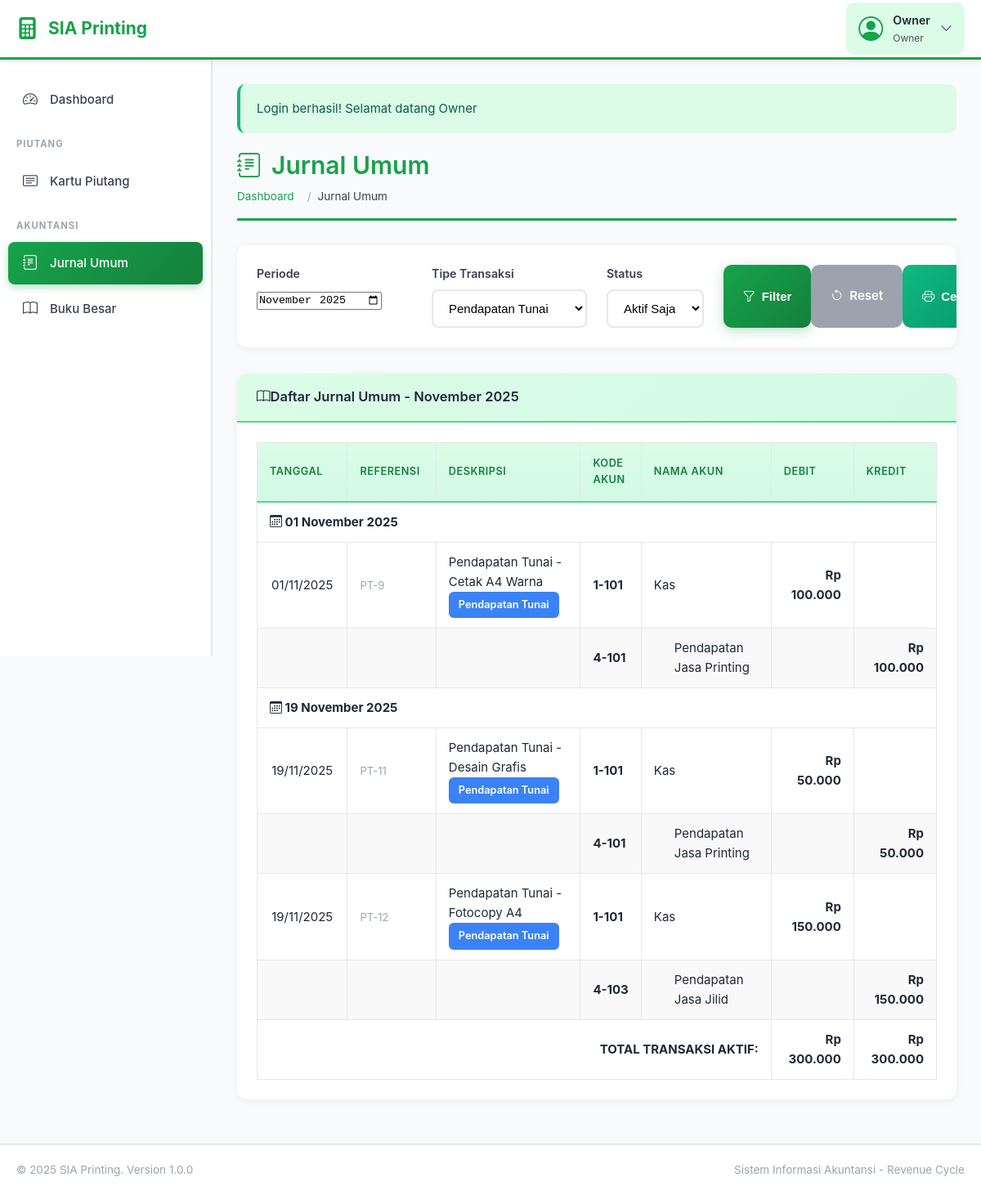
/jurnal-umum.php?tipe=Pendapatan Tunai (signed in), run on the app's committed database.
### tables this page shows
CREATE TABLE `jurnal_umum` (
  `id_jurnal` int(11) NOT NULL,
  `tanggal` date NOT NULL,
  `deskripsi` text NOT NULL,
  `id_akun_debit` int(11) NOT NULL,
  `id_akun_kredit` int(11) NOT NULL,
  `nominal` decimal(15,2) NOT NULL,
  `referensi` varchar(50) DEFAULT NULL,
  `tipe_transaksi` varchar(50) DEFAULT NULL,
  `is_void` tinyint(1) DEFAULT 0,
  `voided_by` int(11) DEFAULT NULL,
  `voided_at` timestamp NULL DEFAULT NULL,
  `void_reason` text DEFAULT NULL,
  `created_at` timestamp NOT NULL DEFAULT current_timestamp()
);

CREATE TABLE `master_akun` (
  `id_akun` int(11) NOT NULL,
  `kode_akun` varchar(20) NOT NULL,
  `nama_akun` varchar(100) NOT NULL,
  `tipe_akun` enum('1-Aktiva','2-Kewajiban','3-Modal','4-Pendapatan','5-Beban') NOT NULL,
  `saldo` decimal(15,2) DEFAULT 0.00,
  `created_at` timestamp NOT NULL DEFAULT current_timestamp()
);

### jurnal-umum.php (the view, shortened to what this page needs)
<?php
require_once 'config.php';
$bulan = isset($_GET['bulan']) ? $_GET['bulan'] : date('Y-m');
$tipe = isset($_GET['tipe']) ? $_GET['tipe'] : '';
$show_void = isset($_GET['show_void']) ? $_GET['show_void'] : '0';
$query = "SELECT ju.*,
          ma_debit.kode_akun as kode_debit, ma_debit.nama_akun as nama_debit,
          ma_kredit.kode_akun as kode_kredit, ma_kredit.nama_akun as nama_kredit,
          u.nama as voided_by_nama
          FROM jurnal_umum ju
          JOIN master_akun ma_debit ON ju.id_akun_debit = ma_debit.id_akun
          JOIN master_akun ma_kredit ON ju.id_akun_kredit = ma_kredit.id_akun
          LEFT JOIN users u ON ju.voided_by = u.id_user
          WHERE DATE_FORMAT(ju.tanggal, '%Y-%m') = '$bulan'";
if ($show_void == '0') {
    $query .= " AND ju.is_void = 0";
}
if ($tipe) {
    $query .= " AND ju.tipe_transaksi = '$tipe'";
}
$query .= " ORDER BY ju.tanggal ASC, ju.id_jurnal ASC";
$result = $conn->query($query);
include 'includes/header.php';
?>
<div class="page-title">
    <h1><i class="bi bi-journal-text me-2"></i>Jurnal Umum</h1>
    <nav aria-label="breadcrumb">
        <ol class="breadcrumb">
            <li class="breadcrumb-item"><a href="dashboard.php">Dashboard</a></li>
            <li class="breadcrumb-item active">Jurnal Umum</li>
        </ol>
    </nav>
</div>
<div class="card mb-4">
    <div class="card-body">
        <form method="GET" action="" class="row g-3">
            <div class="col-md-3">
                <label class="form-label">Periode</label>
                <input type="month" name="bulan" class="form-control" value="<?php echo $bulan; ?>">
            </div>
            <div class="col-md-3">
                <label class="form-label">Tipe Transaksi</label>
                <select name="tipe" class="form-select">
                    <option value="Pendapatan Tunai" <?php echo ($tipe == 'Pendapatan Tunai') ? 'selected' : ''; ?>>Pendapatan Tunai</option>
                </select>
            </div>
            <div class="col-md-2">
                <label class="form-label">Status</label>
                <select name="show_void" class="form-select">
                    <option value="0" <?php echo ($show_void == '0') ? 'selected' : ''; ?>>Aktif Saja</option>
                </select>
            </div>
            <div class="col-md-4 d-flex align-items-end">
                <button type="submit" class="btn btn-primary me-2">
                    <i class="bi bi-funnel me-1"></i>Filter
                </button>
                <a href="jurnal-umum.php" class="btn btn-secondary me-2">
                    <i class="bi bi-arrow-counterclockwise me-1"></i>Reset
                </a>
                <button type="button" onclick="window.print()" class="btn btn-success no-print">
                    <i class="bi bi-printer me-1"></i>Cetak
                </button>
            </div>
        </form>
    </div>
</div>
<div class="card">
    <div class="card-header d-flex justify-content-between align-items-center">
        <h5 class="mb-0">
            <i class="bi bi-book me-2"></i>Daftar Jurnal Umum
            <?php
            $nama_bulan = array(
                '01' => 'Januari', '02' => 'Februari', '03' => 'Maret', '04' => 'April',
                '05' => 'Mei', '06' => 'Juni', '07' => 'Juli', '08' => 'Agustus',
                '09' => 'September', '10' => 'Oktober', '11' => 'November', '12' => 'Desember'
            );
            $pecah_bulan = explode('-', $bulan);
            echo '- ' . $nama_bulan[$pecah_bulan[1]] . ' ' . $pecah_bulan[0];
            ?>
        </h5>
    </div>
    <div class="card-body">
        <div class="table-responsive">
            <table class="table table-bordered table-hover">
                <thead class="table-light">
                    <tr>
                        <th width="8%" class="text-center">Tanggal</th>
                        <th width="8%">Referensi</th>
                        <th width="20%">Deskripsi</th>
                        <th width="8%">Kode Akun</th>
                        <th width="18%">Nama Akun</th>
                        <th width="11%" class="text-end">Debit</th>
                        <th width="11%" class="text-end">Kredit</th>
                    </tr>
                </thead>
                <tbody>
                <?php
                if ($result->num_rows > 0):
                    $current_date = '';
                    $total_debit = 0;
                    $total_kredit = 0;
                    while ($row = $result->fetch_assoc()):
                        $is_void = $row['is_void'] == 1;
                        $row_class = $is_void ? 'table-danger' : '';
                        if ($current_date != $row['tanggal']) {
                            $current_date = $row['tanggal'];
                ?>
                        <tr class="table-secondary">
                            <td colspan="<?php echo can_edit() ? '8' : '7'; ?>" class="fw-bold">
                                <i class="bi bi-calendar3 me-2"></i>
                                <?php echo format_tanggal($row['tanggal']); ?>
                            </td>
                        </tr>
                <?php } ?>
                        <tr class="<?php echo $row_class; ?>">
                            <td class="text-center"><?php echo date('d/m/Y', strtotime($row['tanggal'])); ?></td>
                            <td>
                                <small class="text-muted"><?php echo $row['referensi']; ?></small>
                            </td>
                            <td>
                                <?php echo $row['deskripsi']; ?>
                                <?php if ($row['tipe_transaksi']): ?>
                                    <br><small class="badge bg-info"><?php echo $row['tipe_transaksi']; ?></small>
                                <?php endif; ?>
                            </td>
                            <td><strong><?php echo $row['kode_debit']; ?></strong></td>
                            <td><?php echo $row['nama_debit']; ?></td>
                            <td class="text-end fw-bold"><?php echo format_rupiah($row['nominal']); ?></td>
                            <td></td>
                        </tr>
                        <tr class="<?php echo $row_class; ?>" style="background-color: #f9f9f9;">
                            <td></td>
                            <td></td>
                            <td></td>
                            <td><strong><?php echo $row['kode_kredit']; ?></strong></td>
                            <td style="padding-left: 40px;"><?php echo $row['nama_kredit']; ?></td>
                            <td></td>
                            <td class="text-end fw-bold"><?php echo format_rupiah($row['nominal']); ?></td>
                        </tr>
                <?php
                        if (!$is_void) {
                            $total_debit += $row['nominal'];
                            $total_kredit += $row['nominal'];
                        }
                    endwhile;
                ?>
                    <tr class="table-primary">
                        <td colspan="5" class="text-end fw-bold">TOTAL TRANSAKSI AKTIF:</td>
                        <td class="text-end fw-bold"><?php echo format_rupiah($total_debit); ?></td>
                        <td class="text-end fw-bold"><?php echo format_rupiah($total_kredit); ?></td>
                    </tr>
                <?php endif; ?>
                </tbody>
            </table>
        </div>
    </div>
</div>
<?php include 'includes/footer.php'; ?>

### assets/css/style.css (style rules this page uses)
* { margin: 0; padding: 0; box-sizing: border-box; }
:root { --primary-green: #16a34a; --dark-green: #15803d; --light-green: #4ade80; --very-light-green: #dcfce7; --accent-blue: #3b82f6; --dark-blue: #1e40af; --white: #ffffff; --off-white: #f9fafb; --light-gray: #e5e7eb; --medium-gray: #9ca3af; --dark-gray: #374151; --text-dark: #1f2937; --danger: #ef4444; --warning: #f59e0b; --success: #10b981; }
html, body { font-family: -apple-system, BlinkMacSystemFont, "Segoe UI", Roboto, "Helvetica Neue", Arial, sans-serif; background: var(--off-white); color: var(--text-dark); line-height: 1.6; font-size: 15px; }
body { min-height: 100vh; }
a { text-decoration: none; color: var(--primary-green); }
h1, h2, h3, h4, h5, h6 { font-weight: 600; line-height: 1.3; color: var(--text-dark); }
h1 { font-size: 2rem; }
h5 { font-size: 1.1rem; }
small { font-size: 0.875rem; }
.form-label { display: block; margin-bottom: 8px; font-weight: 600; color: var(--dark-gray); font-size: 0.95rem; }
.btn { padding: 14px 24px; border: none; border-radius: 10px; font-size: 1rem; font-weight: 600; cursor: pointer; transition: all 0.3s ease; display: inline-flex; align-items: center; justify-content: center; gap: 8px; text-align: center; }
.btn-primary { background: linear-gradient(135deg, var(--primary-green), var(--dark-green)); color: var(--white); width: 100%; box-shadow: 0 4px 15px rgba(22, 163, 74, 0.3); }
.page-title { margin-bottom: 30px; padding-bottom: 15px; border-bottom: 3px solid var(--primary-green); }
.page-title h1 { color: var(--primary-green); margin-bottom: 8px; display: flex; align-items: center; gap: 12px; }
.breadcrumb { display: flex; gap: 8px; font-size: 0.9rem; color: var(--medium-gray); list-style: none; }
.breadcrumb-item { display: flex; align-items: center; gap: 8px; }
.breadcrumb-item::after { content: '/'; margin-left: 8px; }
.breadcrumb-item:last-child::after { content: ''; }
.breadcrumb-item.active { color: var(--dark-gray); }
.card { background: var(--white); border-radius: 12px; box-shadow: 0 2px 8px rgba(0, 0, 0, 0.06); margin-bottom: 24px; overflow: hidden; transition: all 0.3s ease; }
.card-header { padding: 18px 24px; background: linear-gradient(135deg, var(--very-light-green), #d1fae5); border-bottom: 2px solid var(--light-green); font-weight: 600; color: var(--dark-green); }
.card-body { padding: 24px; }
.row { display: flex; flex-wrap: wrap; margin: 0 -12px; }
.col-md-2 { flex: 0 0 16.666%; max-width: 16.666%; padding: 0 12px; }
.col-md-3 { flex: 0 0 25%; max-width: 25%; padding: 0 12px; }
.col-md-4 { flex: 0 0 33.333%; max-width: 33.333%; padding: 0 12px; }
.table-responsive { overflow-x: auto; }
.table { width: 100%; border-collapse: collapse; background: var(--white); }
.table thead th { background: linear-gradient(to bottom, var(--very-light-green), #d1fae5); color: var(--dark-green); font-weight: 600; text-transform: uppercase; font-size: 0.85rem; letter-spacing: 0.5px; padding: 15px; text-align: left; border-bottom: 2px solid var(--light-green); }
.table tbody td { padding: 12px 15px; border-bottom: 1px solid var(--light-gray); }
.table-bordered { border: 1px solid var(--light-gray); }
.table-bordered th, .table-bordered td { border: 1px solid var(--light-gray); }
.btn-success { background: linear-gradient(135deg, var(--success), #059669); color: var(--white); }
.btn-secondary { background: var(--medium-gray); color: var(--white); }
.badge { display: inline-block; padding: 6px 12px; font-size: 0.85rem; font-weight: 600; border-radius: 6px; }
.bg-info { background: var(--accent-blue); color: var(--white); }
.form-select { width: 100%; padding: 12px 15px; border: 2px solid var(--light-gray); border-radius: 8px; font-size: 1rem; transition: all 0.3s ease; background: var(--white); }
.text-center { text-align: center; }
.text-end { text-align: right; }
.text-muted { color: var(--medium-gray); }
.fw-bold { font-weight: 700; }
.mb-0 { margin-bottom: 0; }
.mb-4 { margin-bottom: 32px; }
.d-flex { display: flex; }
.align-items-center { align-items: center; }
.justify-content-between { justify-content: space-between; }

### data on the page
jurnal_umum: tanggal "01 November 2025", tanggal "01/11/2025", referensi "PT-9", deskripsi "Pendapatan Tunai - Cetak A4 Warna", tipe_transaksi "Pendapatan Tunai", master_akun.kode_akun "1-101", master_akun.nama_akun "Kas", nominal "Rp 100.000", master_akun.kode_akun "4-101", master_akun.nama_akun "Pendapatan Jasa Printing"
jurnal_umum: tanggal "19 November 2025", tanggal "19/11/2025", referensi "PT-11", deskripsi "Pendapatan Tunai - Desain Grafis", tipe_transaksi "Pendapatan Tunai", master_akun.kode_akun "1-101", master_akun.nama_akun "Kas", nominal "Rp 50.000", master_akun.kode_akun "4-101", master_akun.nama_akun "Pendapatan Jasa Printing"
jurnal_umum: tanggal "19/11/2025", referensi "PT-12", deskripsi "Pendapatan Tunai - Fotocopy A4", tipe_transaksi "Pendapatan Tunai", master_akun.kode_akun "1-101", master_akun.nama_akun "Kas", nominal "Rp 150.000", master_akun.kode_akun "4-103", master_akun.nama_akun "Pendapatan Jasa Jilid"

### other printed values
APP_NAME "SIA Printing"
$_SESSION['nama'] "Owner"
$_SESSION['user_role'] "Owner"
$alert['message'] "Login berhasil! Selamat datang Owner"
$nama_bulan[$pecah_bulan[1]] "November"
$pecah_bulan[0] "2025"
format_rupiah($total_debit) "Rp 300.000"
format_rupiah($total_kredit) "Rp 300.000"
APP_VERSION "1.0.0"
